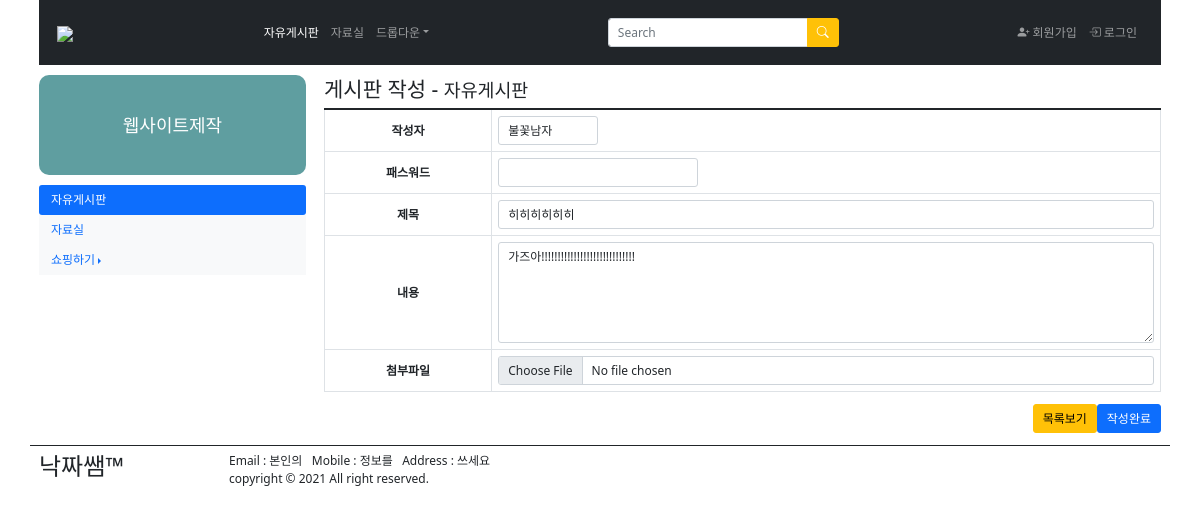
/boardApps/edit/3/, run on the app's committed database.
### boardApps/models.py (models this page shows, shortened)
class Post(models.Model):
    names = models.CharField(max_length=10) # 작성자
    passwords = models.CharField(max_length=50) # 비밀번호
    titles = models.CharField(max_length=50) # 제목
    contents = models.TextField() # 내용
    postdate = models.DateTimeField(default=datetime.datetime.now) # 작성일
    visitcount = models.IntegerField(default=0) # 조회수
    files = models.FileField(blank=True, null=True) # 파일첨부

### boardApps/views.py (the view)
# urls.py: path('edit/<int:pk>/', views.edit, name='edit'),
def edit(request, pk):
    post = Post.objects.get(pk=pk)
    if request.method == 'POST':
        try:
            post.titles=request.POST['titles']
            post.names=request.POST['names']
            post.contents=request.POST['contents']
            post.files=request.FILES['files']
            os.remove(os.path.join(settings.MEDIA_ROOT, request.POST['prevfiles']))
        except:
            post.titles=request.POST['titles']
            post.names=request.POST['names']
            post.contents=request.POST['contents']
        post.save()
        return redirect('/boardApps/view/'+str(pk)+'/')
    else:
        return render(request, 'boardApps/edit.html', {'post':post})

### boardApps/templates/boardApps/edit.html (shortened to what this page needs)
<!DOCTYPE html>
<html lang="en">
<head>
    <link href="https://cdn.jsdelivr.net/npm/bootstrap@5.1.2/dist/css/bootstrap.min.css" rel="stylesheet">
    <link rel="stylesheet" href="https://cdn.jsdelivr.net/npm/bootstrap-icons@1.7.1/font/bootstrap-icons.css">
</head>
<body>
<div class="container">
	<div class="row">
        <div class="col-12">
            <nav class="navbar navbar-expand-sm bg-dark navbar-dark">
                <div class="container-fluid">
                    <a class="navbar-brand" href="#">
                        <img src="https://www.ikosmo.co.kr/images/common/logo_center_v2.jpg" style="width: 120px;">
                    </a>
                    <ul class="navbar-nav">
                        <li class="nav-item">
                            <a class="nav-link active" href="#">자유게시판</a>
                        </li>
                        <li class="nav-item">
                            <a class="nav-link" href="#">자료실</a>
                        </li>
                        <li class="nav-item dropdown">
                            <a class="nav-link dropdown-toggle" data-bs-toggle="dropdown" href="#">드롭다운</a>
                        </li>
                    </ul>
                    <form class="mt-3" method="get" action="">
                    <div class="input-group mb-3">
                        <input type="text" class="form-control" placeholder="Search" style="width: 200px;">
                        <button class="btn btn-warning" type="submit">
                            <i class="bi-search" style="font-size: 1rem; color: white;"></i>
                        </button>
                    </div>
                    </form>
                    <ul class="navbar-nav">
                        <li class="nav-item">
                            <a class="nav-link" href="#">
                                <i class="bi-person-plus-fill" style="font-size: 1rem;"></i>
                                회원가입
                            </a>
                        </li>
                        <li class="nav-item">
                            <a class="nav-link" href="#">
                                <i class="bi-box-arrow-in-right" style="font-size: 1rem;"></i>
                                로그인
                            </a>
                        </li>
                    </ul>
                </div>
            </nav>
        </div>
    </div>
    <div class="row">
<div class="col-3">
          <div style="height: 100px;line-height: 100px;text-align: center;background-color: cadetblue;
        border-radius: 10px;margin: 10px 0;font-size: 1.5em;color: #ffffff;">
        웹사이트제작
    </div>
    <ul class="nav nav-pills flex-column">
        <li class="nav-item">
            <a class="nav-link active" href="#">자유게시판</a>
        </li>
        <li class="nav-item bg-light">
            <a class="nav-link" href="#">자료실</a>
        </li>
        <li class="nav-item bg-light dropdown dropend">
            <a class="nav-link dropdown-toggle" data-bs-toggle="dropdown" href="#">쇼핑하기</a>
        </li>
    </ul>
</div>
        <div class="col-9 pt-3">
            <h3>게시판 작성 - <small>자유게시판</small></h3>
            <form method="post" enctype="multipart/form-data"
                onsubmit="return check(this);">
                <table class="table table-bordered">
                <colgroup>
                    <col width="20%"/>
                    <col width="*"/>
                </colgroup>
                <tbody>
                    <tr>
                        <th class="text-center"
                            style="vertical-align:middle;">작성자</th>
                        <td>
                            <input type="text" class="form-control"
                                style="width:100px;" name="names" value="{{ post.names }}" />
                        </td>
                    </tr>
                    <tr>
                        <th class="text-center"
                            style="vertical-align:middle;">패스워드</th>
                        <td>
                            <input type="password" class="form-control"
                                style="width:200px;" name="password" />
                        </td>
                    </tr>
                    <tr>
                        <th class="text-center"
                            style="vertical-align:middle;">제목</th>
                        <td>
                            <input type="text" class="form-control" name="titles"
                                value="{{ post.titles }}" />
                        </td>
                    </tr>
                    <tr>
                        <th class="text-center"
                            style="vertical-align:middle;">내용</th>
                        <td>
                            <textarea rows="5" class="form-control" name="contents">{{ post.contents }}</textarea>
                        </td>
                    </tr>
                    <tr>
                        <th class="text-center"
                            style="vertical-align:middle;">첨부파일</th>
                        <td>
                            <input type="file" class="form-control" name="files" />
                        </td>
                    </tr>
                </tbody>
                </table>
                <div class="row mb-3">
                    <div class="col d-flex justify-content-end">
                        <a href="/boardApps/list/"><button type="button" class="btn btn-warning">목록보기</button></a>
                        <button type="submit" class="btn btn-primary">작성완료</button>
                    </div>
                </div>
            </form>
        </div>
    </div>
<div class="row border border-dark border-bottom-0 border-start-0 border-end-0 pt-2">
    <div class="col-2">
          <h2>낙짜쌤&trade;</h2>
    </div>
    <div class="col-10">
          Email : 본인의&nbsp;&nbsp;
          Mobile : 정보를&nbsp;&nbsp;
          Address : 쓰세요
          <br>
          copyright &copy; 2021
          All right reserved.
    </div>
</div>
</div>
</body>
</html>

### boardApps/templates/boardApps/edit.html (style rules this page uses)
div { border:0px solid blueviolet; }
* { font-size: 12px; }

### data on the page
Post: names "불꽃남자", titles "히히히히히히", contents "가즈아!!!!!!!!!!!!!!!!!!!!!!!!!!!!!"
